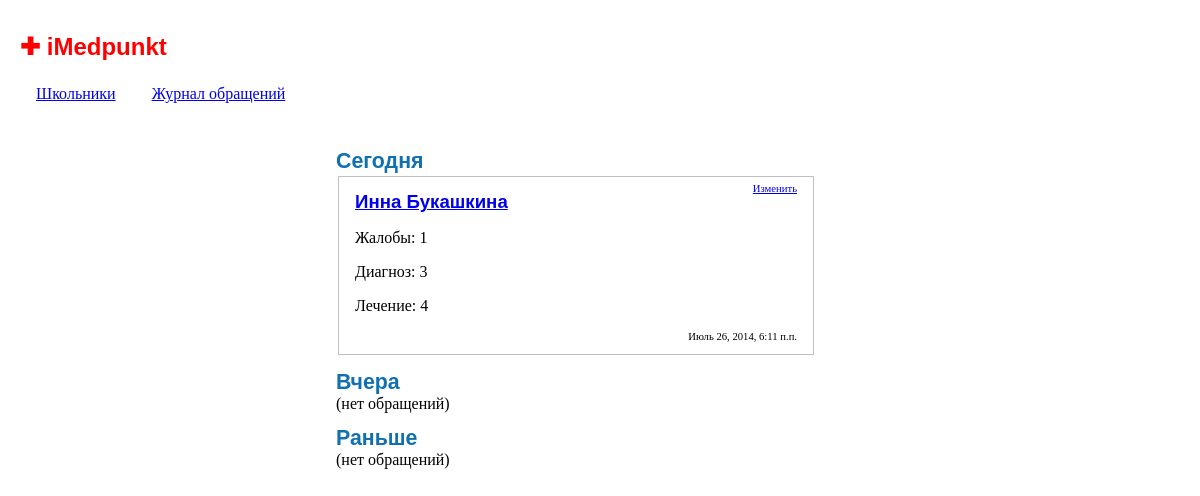
The page /visits_list on the database as committed earlier.
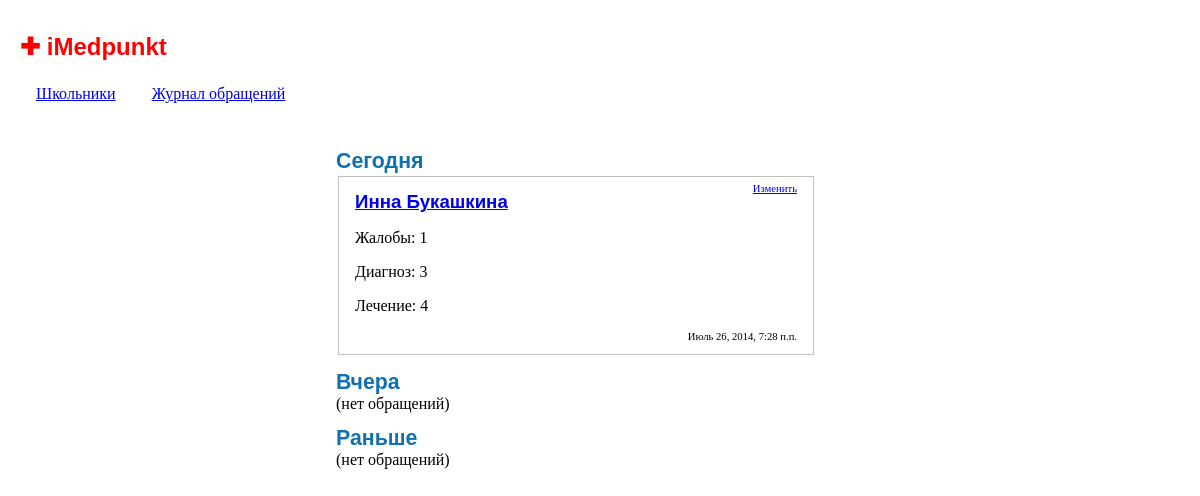
The same page on the database as committed later.
### iMedpunkt/models.py (models this page shows, shortened)
class Visit(models.Model):
    date = models.DateTimeField(auto_now=True)
    student = models.ForeignKey(Student)
    complaints = models.CharField(max_length=1000)
    examination = models.CharField(max_length=1000)
    diagnosis = models.CharField(max_length=1000)
    treatment = models.CharField(max_length=1000)
    temperature = models.IntegerField()
    flags = models.IntegerField()
    to_print = models.BooleanField(default=False)
    is_first = models.BooleanField(default=False)
    injury = models.BooleanField(default=False)
    need_consultation = models.BooleanField(default=False)
    need_repeat = models.BooleanField(default=False)

class Student(models.Model):
    first_name = models.CharField(max_length=50, default='#')
    patronymic = models.CharField(max_length=50, default='#')
    last_name = models.CharField(max_length=50, default='#')
    birth_date = models.DateField()
    sex = models.CharField(max_length=1, default="?")
    group = models.CharField(max_length=50, default='#')
    home = models.CharField(max_length=50, default='#')
    height = models.IntegerField(default=0)
    weight = models.IntegerField(default=0)
    health = models.CharField(max_length=100, default='#')
    allergy = models.CharField(max_length=100, default='#')
    food = models.CharField(max_length=100, default='#')
    in_isolator = models.BooleanField(default=False)
    bolel = models.BooleanField(default=False)
    cert1 = models.BooleanField(default=False)
    cert2 = models.BooleanField(default=False)
    def __str__(self):
        return self.first_name + " " + self.last_name

### iMedpunkt/views.py (the view)
# urls.py: url(r'^visits_list$', visits_list, name='visits_list'),
def visits_list(request):
    visits = Visit.objects.order_by("date").reverse()
    today = []
    yesterday = []
    this_week = []
    earlier = []
    for visit in visits:
        visit_date = date(visit.date.year, visit.date.month, visit.date.day)
        print(visit_date)
        if visit_date == date.today():
            today.append(visit)
        elif visit.date == date.today() - timedelta(days=1):
            yesterday.append(visit)
        else:
            earlier.append(visit)
    template = loader.get_template('visits_list.html')
    context = RequestContext(request, {
        'today': today,
        'yesterday': yesterday,
        'earlier': earlier
    })
    return HttpResponse(template.render(context))

### iMedpunkt/templates/visits_list.html
{% extends "base.html" %}
{% block content %}
<div class="centercolumn">
    <h2> Сегодня </h2>
        {% include "visits_list_template.html" with visits=today hyper='true'%}
    <h2> Вчера </h2>
        {% include "visits_list_template.html" with visits=yesterday hyper='true'%}
    <h2> Раньше </h2>
        {% include "visits_list_template.html" with visits=earlier hyper='true'%}
</div>
{% endblock %}

### iMedpunkt/templates/visits_list_template.html
{% if visits %}
    <table class="visits">
        {% for visit in visits %}
            <tr class="visits">
                <td class="visits">
                    <div style="float:right">
                        <a style="font-size:8pt;" href="{% url 'visit_edit' visit.id %}">Изменить</a>
                    </div>
                    <h3>
                        {% if hyper == 'true' %}<a href="{% url 'student' visit.student.id %}">{{ visit.student }}</a>
                        {% else %}
                            {{ visit.date }}
                        {% endif %}
                    </h3>
                    <p>
                        Жалобы: {{ visit.complaints }}
                    </p>
                    <p>
                        Диагноз: {{ visit.diagnosis }}
                    </p>
                    <p>
                        Лечение: {{ visit.treatment }}
                    </p>
                    {% if hyper == 'true' %}
                        <p style="font-size:8pt; text-align:right">
                            {{ visit.date }}
                        </p>
                    {% endif %}
                </td>
            </tr>
        {% endfor %}
    </table>
{% else %}
    (нет обращений)
{% endif %}

Rows that differ between the two databases and show on the page:
changed Visit "Инна Букашкина": date "Июль 26, 2014, 6:11 п.п." → "Июль 26, 2014, 7:28 п.п."
